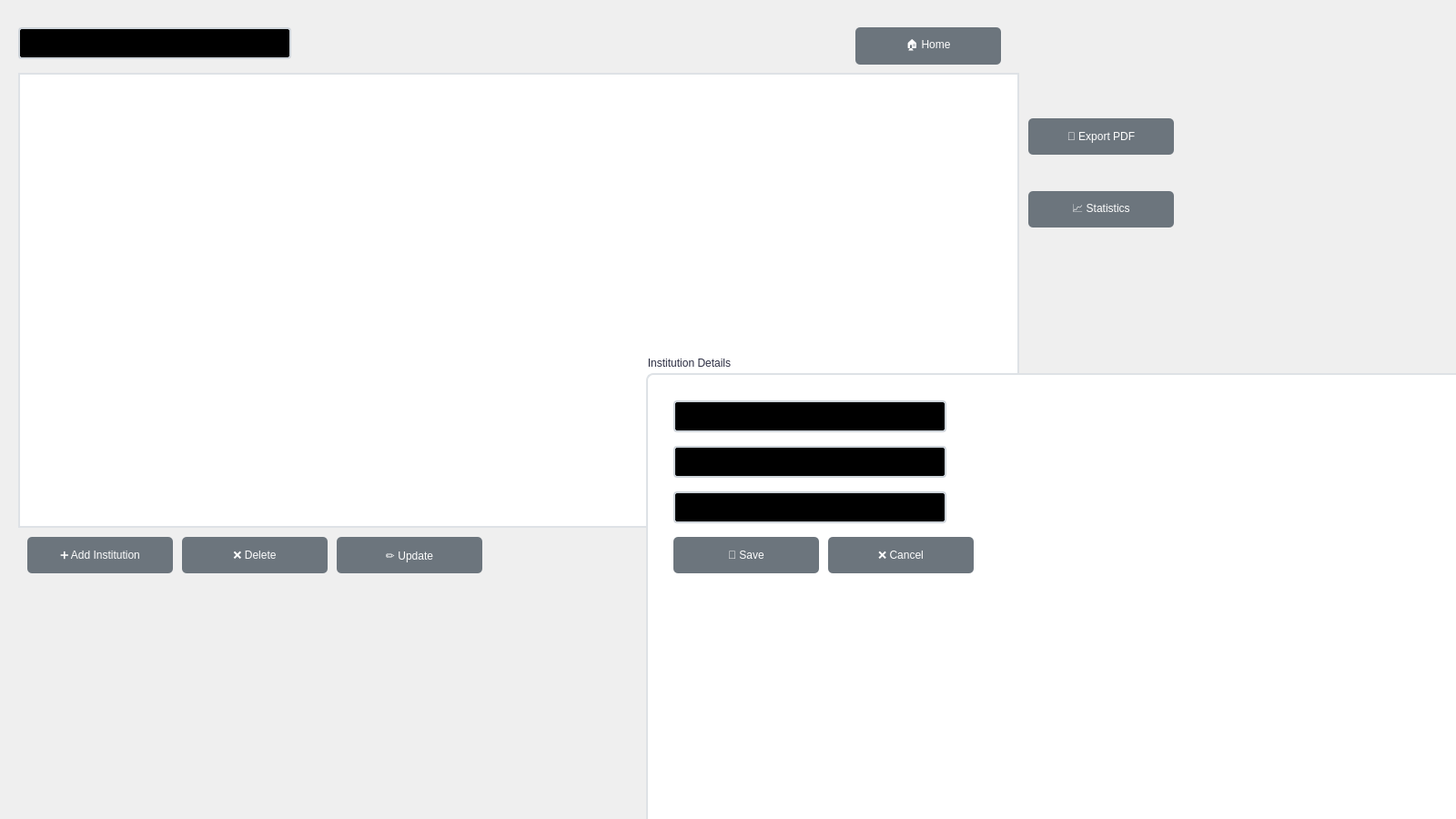
<?xml version="1.0" encoding="UTF-8"?>
<ui version="4.0">
 <class>InstitutionWidget</class>
 <widget class="QWidget" name="InstitutionWidget">
  <property name="geometry">
   <rect>
    <x>0</x>
    <y>0</y>
    <width>1600</width>
    <height>900</height>
   </rect>
  </property>
  <property name="minimumSize">
   <size>
    <width>1600</width>
    <height>900</height>
   </size>
  </property>
  <property name="windowTitle">
   <string>Institution Management</string>
  </property>
  <property name="styleSheet">
   <string notr="true">
    InstitutionWidget {
        background: qlineargradient(x1:0, y1:0, x2:1, y2:1,
            stop:0 #f8f9fa, stop:1 #e9ecef);
    }
    QGroupBox {
        border: 2px solid #dee2e6;
        border-radius: 8px;
        margin-top: 20px;
        padding-top: 15px;
        font: bold 14px 'Segoe UI';
        color: #2b2d42;
        background: white;
    }
    QPushButton {
        background-color: #6c757d;
        color: white;
        border: none;
        padding: 10px 20px;
        border-radius: 5px;
        font: 13px 'Segoe UI';
        min-width: 120px;
    }
    QPushButton:hover {
        background-color: #5a6268;
    }
    QPushButton:pressed {
        background-color: #545b62;
    }
    QTableView {
        background: white;
        border: 2px solid #dee2e6;
        selection-background-color: #cce3ff;
        alternate-background-color:#dadde0;
        color: #2b2d42;
    }
    QTableView::item:selected {
        background-color: #5d6294;
    }
    QTableView::item:!selected:alternate {
        background-color: #dadde0;
    }
    QHeaderView::section {
        background: #6c757d;
        color: white;
        padding: 8px;
        border: none;
    }
    QLineEdit, QComboBox, QDateTimeEdit {
        background-color: black;
        border: 2px solid #ced4da;
        border-radius: 4px;
        padding: 6px;
        font: 13px 'Segoe UI';
    }
    QLabel {
        font: 13px 'Segoe UI';
        color: #495057;
    }
   </string>
  </property>
  <widget class="QTableView" name="tableView">
   <property name="geometry">
    <rect>
     <x>20</x>
     <y>80</y>
     <width>1100</width>
     <height>500</height>
    </rect>
   </property>
  </widget>
  <widget class="QPushButton" name="btnAdd">
   <property name="geometry">
    <rect>
     <x>30</x>
     <y>590</y>
     <width>160</width>
     <height>40</height>
    </rect>
   </property>
   <property name="text">
    <string>➕ Add Institution</string>
   </property>
  </widget>
  <widget class="QPushButton" name="btnDelete">
   <property name="geometry">
    <rect>
     <x>200</x>
     <y>590</y>
     <width>160</width>
     <height>40</height>
    </rect>
   </property>
   <property name="text">
    <string>❌ Delete</string>
   </property>
  </widget>
  <widget class="QPushButton" name="btnUpdate">
   <property name="geometry">
    <rect>
     <x>370</x>
     <y>590</y>
     <width>160</width>
     <height>40</height>
    </rect>
   </property>
   <property name="text">
    <string>✏️ Update</string>
   </property>
  </widget>
  <widget class="QLineEdit" name="txtSearch">
   <property name="geometry">
    <rect>
     <x>20</x>
     <y>30</y>
     <width>300</width>
     <height>35</height>
    </rect>
   </property>
   <property name="placeholderText">
    <string>Search institutions...</string>
   </property>
  </widget>
  <widget class="QPushButton" name="btnHome">
   <property name="geometry">
    <rect>
     <x>940</x>
     <y>30</y>
     <width>160</width>
     <height>41</height>
    </rect>
   </property>
   <property name="text">
    <string>🏠 Home</string>
   </property>
  </widget>
  <widget class="QPushButton" name="btnExport">
   <property name="geometry">
    <rect>
     <x>1130</x>
     <y>130</y>
     <width>160</width>
     <height>40</height>
    </rect>
   </property>
   <property name="text">
    <string>📄 Export PDF</string>
   </property>
  </widget>
  <widget class="QPushButton" name="btnStats">
   <property name="geometry">
    <rect>
     <x>1130</x>
     <y>210</y>
     <width>160</width>
     <height>40</height>
    </rect>
   </property>
   <property name="text">
    <string>📈 Statistics</string>
   </property>
  </widget>
  <widget class="QGroupBox" name="grpInstitutionForm">
   <property name="geometry">
    <rect>
     <x>710</x>
     <y>390</y>
     <width>1200</width>
     <height>600</height>
    </rect>
   </property>
   <property name="title">
    <string>Institution Details</string>
   </property>
   <widget class="QLineEdit" name="txtName">
    <property name="geometry">
     <rect>
      <x>30</x>
      <y>50</y>
      <width>300</width>
      <height>35</height>
     </rect>
    </property>
    <property name="placeholderText">
     <string>Institution Name</string>
    </property>
   </widget>
   <widget class="QLineEdit" name="txtContact">
    <property name="geometry">
     <rect>
      <x>30</x>
      <y>100</y>
      <width>300</width>
      <height>35</height>
     </rect>
    </property>
    <property name="placeholderText">
     <string>Contact Info</string>
    </property>
   </widget>
   <widget class="QLineEdit" name="txtAddress">
    <property name="geometry">
     <rect>
      <x>30</x>
      <y>150</y>
      <width>300</width>
      <height>35</height>
     </rect>
    </property>
    <property name="placeholderText">
     <string>Email Address</string>
    </property>
   </widget>
   <widget class="QPushButton" name="btnSubmit">
    <property name="geometry">
     <rect>
      <x>30</x>
      <y>200</y>
      <width>160</width>
      <height>40</height>
     </rect>
    </property>
    <property name="text">
     <string>💾 Save</string>
    </property>
   </widget>
   <widget class="QPushButton" name="btnCancel">
    <property name="geometry">
     <rect>
      <x>200</x>
      <y>200</y>
      <width>160</width>
      <height>40</height>
     </rect>
    </property>
    <property name="text">
     <string>❌ Cancel</string>
    </property>
   </widget>
  </widget>
 </widget>
 <resources/>
 <connections/>
</ui>
